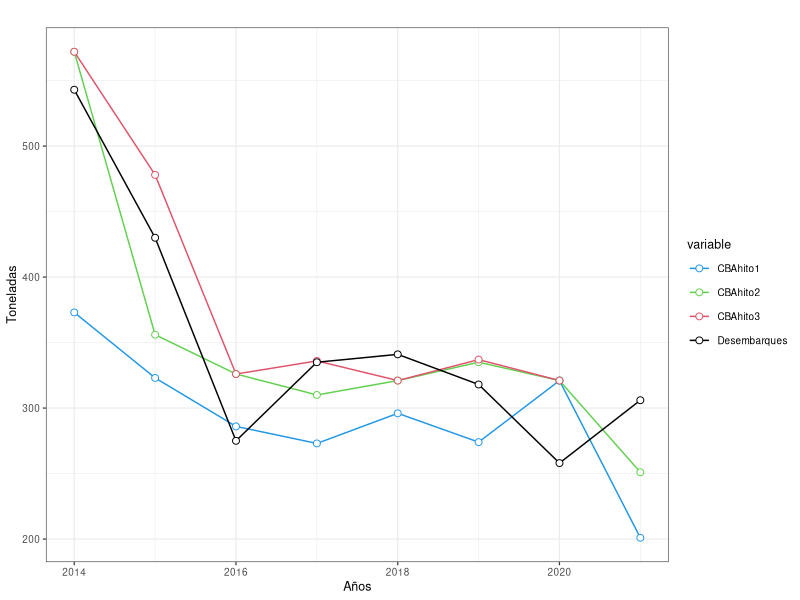
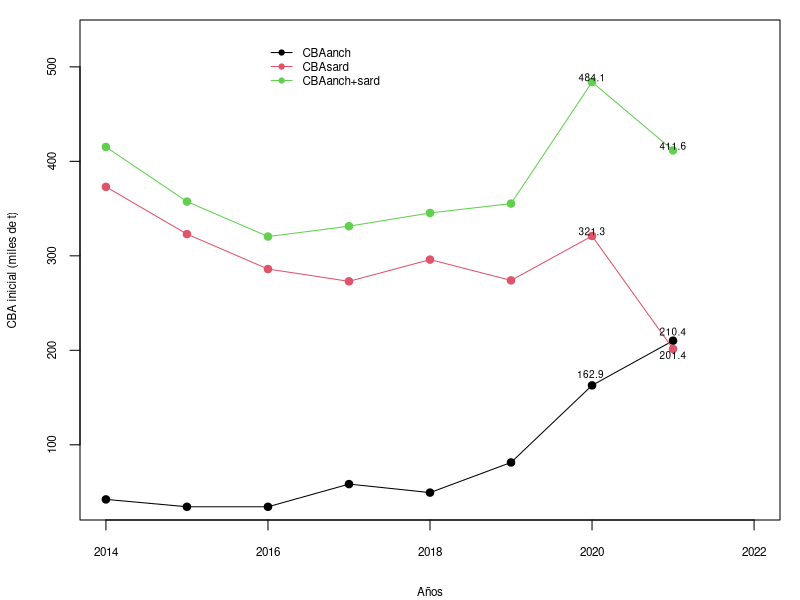
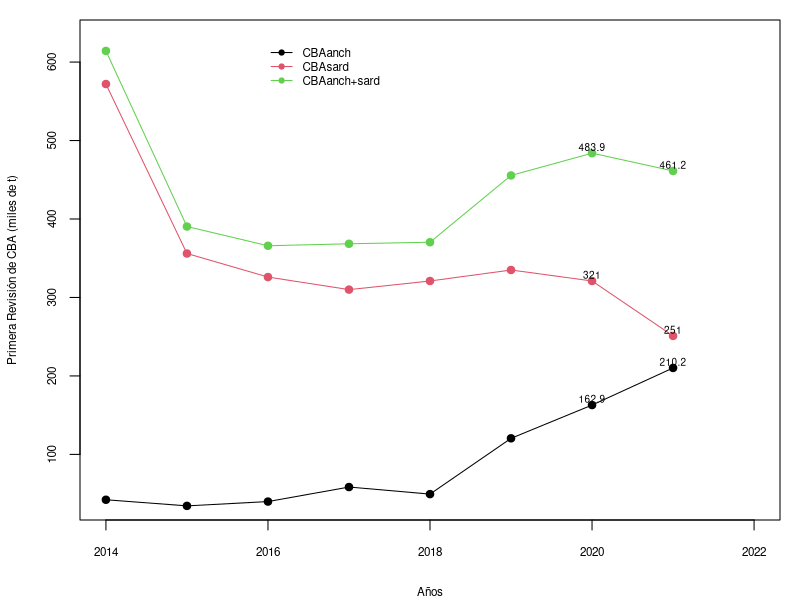
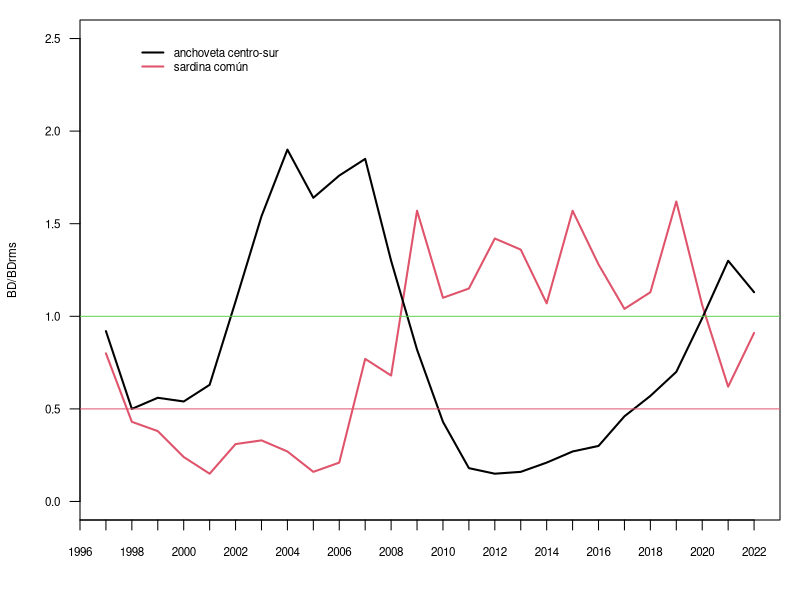

The R script that drew these images, in order:
## ---- chunk 1
library(stringr)
library(lattice)
library(ggplot2)
library(reshape)
library(dplyr)
library(ggthemes)
library(stringr)
library(knitr)

year<-    c(2014,2015,2016,2017,2018,2019,2020,2021)
CBAhito1<-c(373,323,286,273,296,274,321,201)
CBAhito2<-c(572,356,326,310,321,335,321,251)
CBAhito3<-c(572,478,326,336,321,337,321,NA)
Desembarques <- c(543,430,275,335,341,318,258,306)


ind           <- cbind(CBAhito1,CBAhito2,CBAhito3,Desembarques) 
data          <- data.frame(ind) %>% mutate (Asesoria='data')%>% mutate (yrs= year)%>%melt(id.var=c('yrs', 'Asesoria'))

f1 <- ggplot(data, aes(yrs,value,colour=variable))+ geom_line()+ geom_point( size=2, shape=21, fill="white") + 
      labs(x = 'Años', y = 'Toneladas')  +
      scale_colour_manual(values=c(4,3,2,1))+
      theme_bw(base_size=9) + 
      ggtitle('')+
      theme(plot.title = element_text(hjust = 0.5))
f1

## ---- chunk 2
year<-seq(2014,2021,1)
CBAanch<-c(42.2,34.4,34.4,58.4,49.4,81.3,162.9,210.2)
CBAsard<-c(373,323,286,273,296,274,321,201.4)
CBAmixta<-rowSums(cbind(CBAanch,CBAsard))

par(mfrow=c(1,1),mar=c(4,4,1,1))
plot(year,CBAanch,type="o",ylim=c(40,530),xlim=c(2014,2022),pch=19,ylab="CBA inicial (miles de t)",xlab="Años",cex.lab=0.7,cex.axis=0.7)
lines(year,CBAsard,col=2,type="o",pch=19)
lines(year,CBAmixta,col=3,type="o",pch=19)
text(c(rep(2020,3),rep(2021,3)),c(170,321,483.9,215,190,411.6)+5,c("162.9 ","321.3","484.1","210.4","201.4","411.6"),cex=0.6)
legend(2016,530,c("CBAanch","CBAsard","CBAanch+sard"),col=c(1,2,3),lwd=1,pch=19,cex=0.7,bty="n")
## ---- chunk 3
year<-seq(2014,2021,1)
CBAanch<-c(42.2,34.4,39.9,58.4,49.4,120.5,162.9,210.2)
CBAsard<-c(572,356,326,310,321,335,321,251)
CBAmixta2<-rowSums(cbind(CBAanch,CBAsard))

par(mfrow=c(1,1),mar=c(4,4,1,1))
plot(year,CBAanch,type="o",ylim=c(40,630),xlim=c(2014,2022),pch=19,ylab="Primera Revisión de CBA (miles de t)",xlab="Años",cex.lab=0.7,cex.axis=0.7)
lines(year,CBAsard,col=2,type="o",pch=19)
lines(year,CBAmixta2,col=3,type="o",pch=19)
text(c(rep(2020,3),rep(2021,3)),c(CBAsard[7],CBAanch[7],CBAmixta2[7],CBAsard[8],CBAanch[8],CBAmixta2[8])+8,c(CBAsard[7],CBAanch[7],CBAmixta2[7],CBAsard[8],CBAanch[8],CBAmixta2[8]),cex=0.6)
legend(2016,630,c("CBAanch","CBAsard","CBAanch+sard"),col=c(1,2,3),lwd=1,pch=19,cex=0.7,bty="n")
## ---- chunk 4

years1<-seq(1997,2022,1)


rpr_sard<-c(0.80,0.43,0.38,0.24,0.15,0.31,0.33,0.27,0.16,0.21,0.77,0.68,1.57,1.10,1.15,1.42,1.36,1.07,1.57,1.28,1.04,1.13,1.62,1.06,0.62,0.91)

rpr_anch<-c(0.92,0.50,0.56,0.54,0.63,1.08,1.54,1.90,1.64,1.76,1.85,1.30,0.82,0.43,0.18,0.15,0.16,0.21,0.27,0.30,0.46,0.57,0.7,0.99,1.30,1.13)

par(mfrow=c(1,1),mar=c(4,4,1,1))
plot(years1,rpr_sard,type="l",ylab="BD/BDrms",xlab="",ylim=c(0,2.5),xaxp=c(1990,2022,32),las=1,lwd=2,cex.lab=0.7,cex.axis=0.7,col=2)

lines(years1,rpr_anch,col=1,lwd=2)
#points(2020,1.02,pch=19,cex=1,col=1)
#text(2020,0.9,"2020",cex=0.8)
abline(h=c(1,0.5),col=c(3,2))
legend(1998,2.5,c("anchoveta centro-sur","sardina común"),col=c(1,2),lwd=c(2,2),bty="n",cex=0.7)
